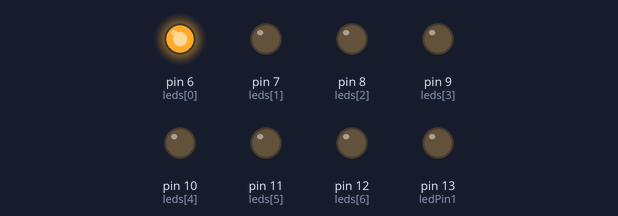
A sketch run on a simulated Arduino Uno, built with avr-gcc and run on an emulated ATmega328P. On the bench: output pins drawn as LEDs (lit = HIGH).

Above: at 0.04 s.
At 0.28 s:
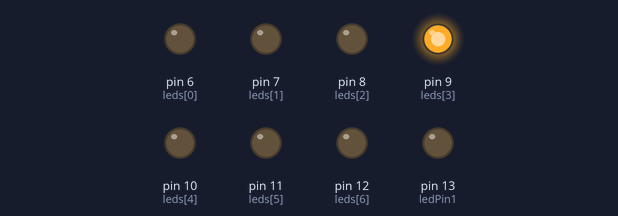
At 0.76 s:
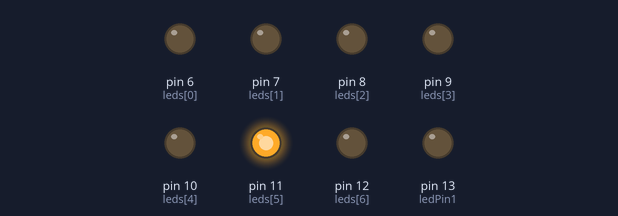
At 1.48 s:
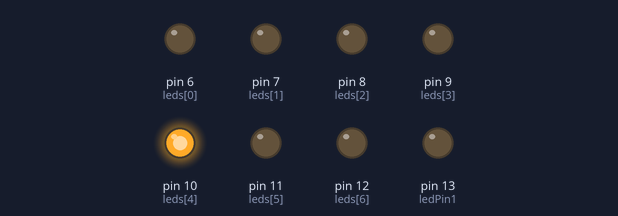
At 2.2 s:
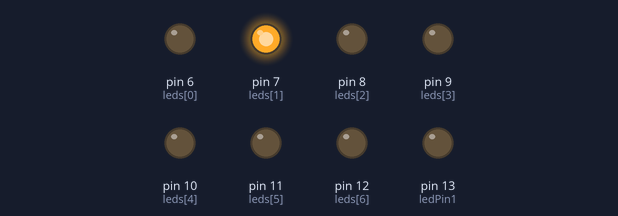
At 2.92 s:
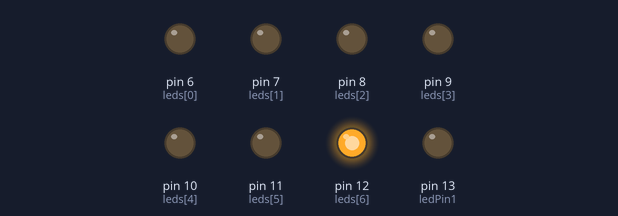
Timing chart, 0 to 3.2 s (numbered marks = the images above):
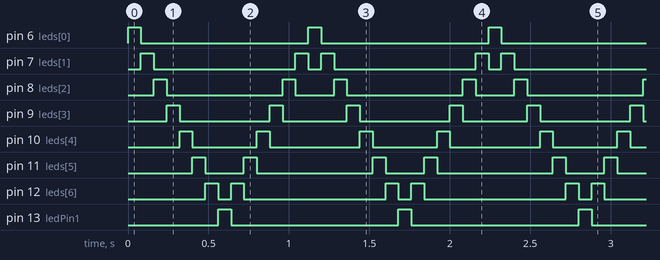

Measured:
- by itself, pin 6 (leds[0]), pin 13 (ledPin1): alternates HIGH for 0.08 s and LOW for 1.0 s
- by itself, pin 7 (leds[1]): repeats every 1.1 s: LOW 0.88 s, HIGH 0.08 s, LOW 0.08 s, HIGH 0.08 s
- by itself, pin 8 (leds[2]): repeats every 1.1 s: LOW 0.72 s, HIGH 0.08 s, LOW 0.24 s, HIGH 0.08 s
- by itself, pin 9 (leds[3]): repeats every 1.1 s: LOW 0.56 s, HIGH 0.08 s, LOW 0.40 s, HIGH 0.08 s
- by itself, pin 10 (leds[4]): repeats every 1.1 s: LOW 0.40 s, HIGH 0.08 s, LOW 0.56 s, HIGH 0.08 s
- by itself, pin 11 (leds[5]): repeats every 1.1 s: LOW 0.24 s, HIGH 0.08 s, LOW 0.72 s, HIGH 0.08 s
- by itself, pin 12 (leds[6]): repeats every 1.1 s: LOW 0.08 s, HIGH 0.08 s, LOW 0.88 s, HIGH 0.08 s

The sketch:

larson_minimal.ino
```cpp
const int buttonPin = 2;
const int ledPin1 = 13;
int buttonState = 0;

int leds[] = {6, 7, 8, 9, 10, 11, 12, 13};
#define NUMBER_OF_LEDS (sizeof(leds)/sizeof(int))

boolean larson[][NUMBER_OF_LEDS] = {
{ HIGH, LOW, LOW, LOW, LOW, LOW, LOW, LOW},
{ LOW, HIGH, LOW, LOW, LOW, LOW, LOW, LOW},
{ LOW, LOW, HIGH, LOW, LOW, LOW, LOW, LOW},
{ LOW, LOW, LOW, HIGH, LOW, LOW, LOW, LOW},
{ LOW, LOW, LOW, LOW, HIGH, LOW, LOW, LOW},
{ LOW, LOW, LOW, LOW, LOW, HIGH, LOW, LOW},
{ LOW, LOW, LOW, LOW, LOW, LOW, HIGH, LOW},
{ LOW, LOW, LOW, LOW, LOW, LOW, LOW, HIGH},
{ LOW, LOW, LOW, LOW, LOW, LOW, HIGH, LOW},
{ LOW, LOW, LOW, LOW, LOW, HIGH, LOW, LOW},
{ LOW, LOW, LOW, LOW, HIGH, LOW, LOW, LOW},
{ LOW, LOW, LOW, HIGH, LOW, LOW, LOW, LOW},
{ LOW, LOW, HIGH, LOW, LOW, LOW, LOW, LOW},
{ LOW, HIGH, LOW, LOW, LOW, LOW, LOW, LOW},
};

#define FRAMES (sizeof(larson)/(sizeof(larson[0])))


int sensorPin = 500;
int sensorValue = 0;

void setup() {
pinMode(ledPin1, OUTPUT);
for (int led=0; led<NUMBER_OF_LEDS; led++) {
pinMode(leds[led], OUTPUT);
}
}

void loop(){

long time = millis();
for (int frame=0; frame<FRAMES; frame++) {
  for (int led=0; led<NUMBER_OF_LEDS; led++) {
    digitalWrite(leds[led], larson[frame][led]);
    }
    delay(80);
  }
}
```
